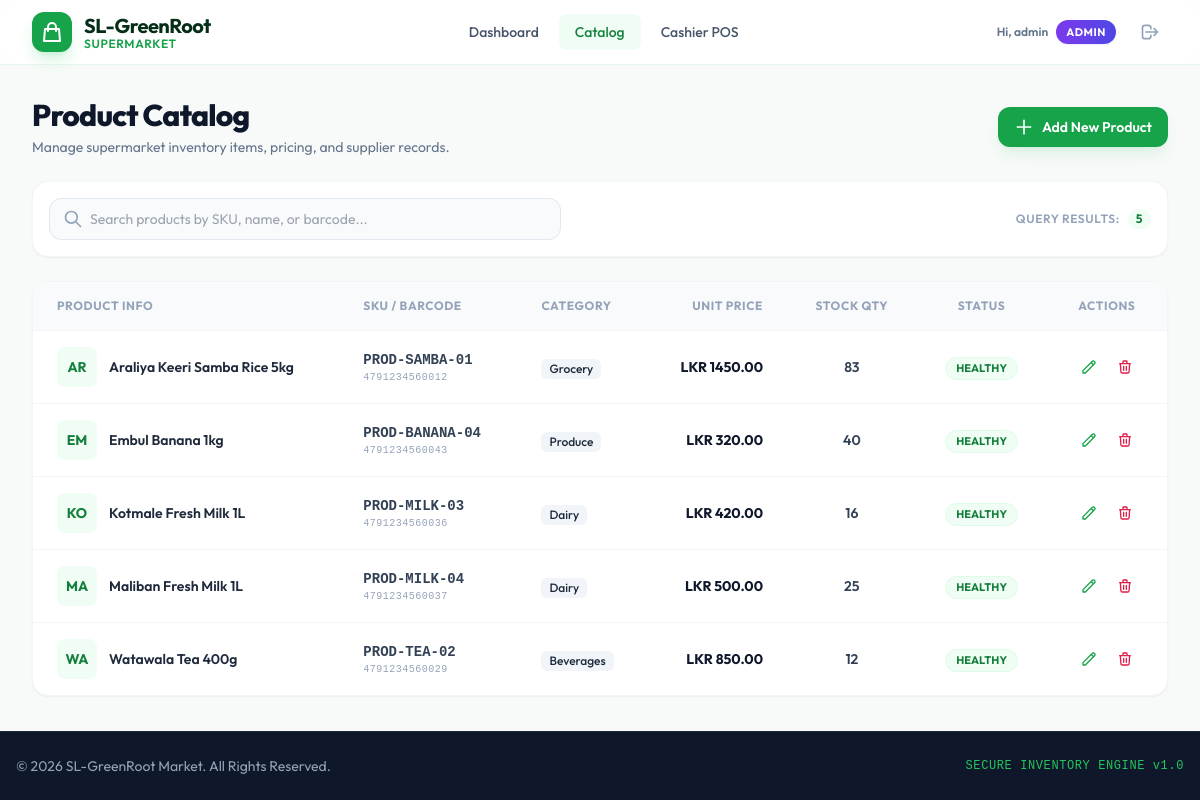
The page /products/ (signed in) on the database as committed earlier.
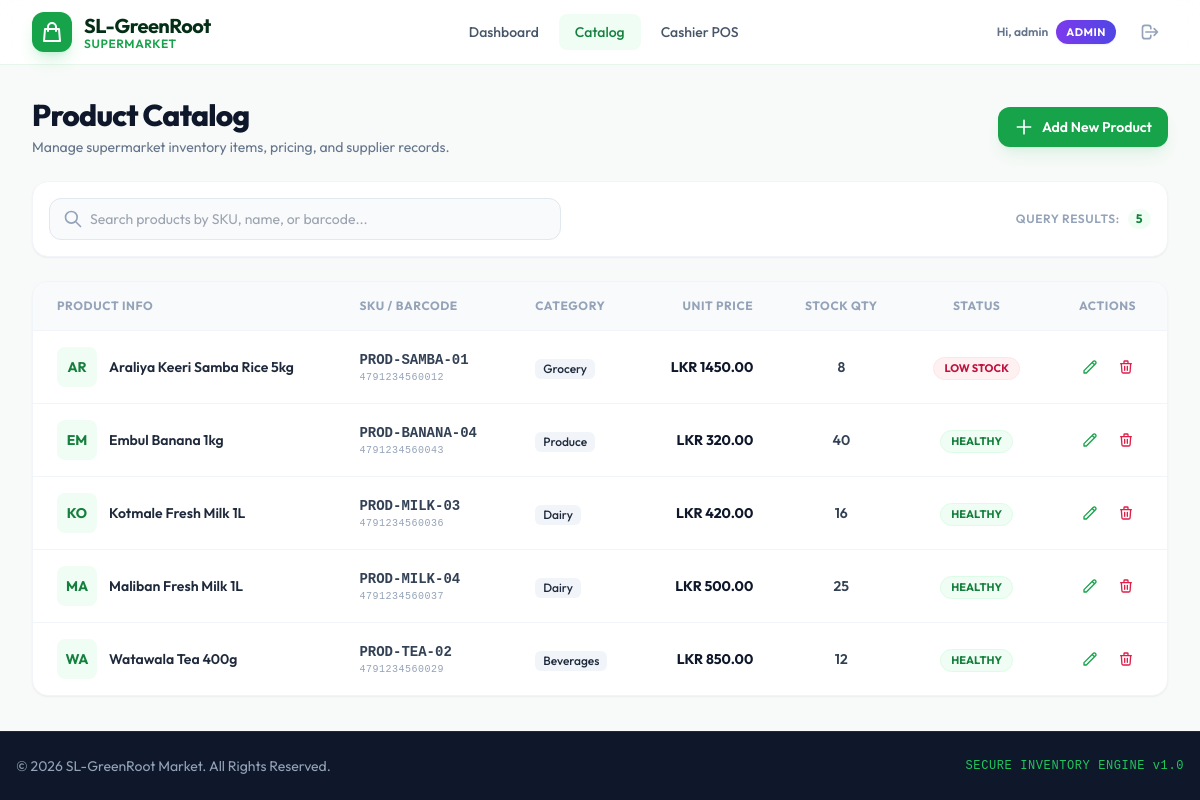
The same page on the database as committed later.
### inventory/models.py (models this page shows, shortened)
class Product(models.Model):
    sku = models.CharField(max_length=50, unique=True)
    barcode = models.CharField(max_length=100, blank=True, default='')
    name = models.CharField(max_length=200)
    category = models.ForeignKey(Category, on_delete=models.CASCADE, related_name='products')
    unit_price = models.DecimalField(max_digits=10, decimal_places=2)  # In LKR
    quantity_in_stock = models.PositiveIntegerField(default=0)
    reorder_level = models.PositiveIntegerField(default=10)
    supplier_notes_raw = models.TextField(blank=True, help_text="Enter markdown formatted supplier notes.")
    supplier_notes_html = models.TextField(blank=True, editable=False)
    image = models.ImageField(upload_to='products/', blank=True, null=True)
    def is_low_stock(self):
        return self.quantity_in_stock <= self.reorder_level

class Category(models.Model):
    name = models.CharField(max_length=100)
    slug = models.SlugField(max_length=100, unique=True, blank=True)
    class Meta:
        verbose_name_plural = "Categories"

### inventory/utils.py (the view)
    def _wrapped_view(request, *args, **kwargs):
        if not request.user.is_authenticated:
            return redirect('login')
        if (request.user.is_superuser or
            request.user.groups.filter(name__in=['Cashier', 'Manager']).exists()):
            return view_func(request, *args, **kwargs)
        raise PermissionDenied

### inventory/utils.py (called while the page is built)
def cashier_or_manager_required(view_func):
    def _wrapped_view(request, *args, **kwargs):
        if not request.user.is_authenticated:
            return redirect('login')
        if (request.user.is_superuser or
            request.user.groups.filter(name__in=['Cashier', 'Manager']).exists()):
            return view_func(request, *args, **kwargs)
        raise PermissionDenied
    return _wrapped_view

### inventory/views.py (called while the page is built)
@cashier_or_manager_required
def product_list(request):
    products = Product.objects.select_related('category').order_by('name')
    context = {
        'products': products,
    }
    return render(request, 'inventory/product_list.html', context)

### inventory/templates/inventory/product_list.html (shortened to what the changed rows need)
{% extends 'inventory/base.html' %}
{% block content %}
<div class="space-y-6">
    <div class="flex flex-col sm:flex-row sm:items-center sm:justify-between space-y-4 sm:space-y-0">
        <div>
            <h1 class="text-3xl font-extrabold text-slate-900 tracking-tight">Product Catalog</h1>
        </div>
    </div>
    <div class="bg-white rounded-2xl border border-slate-100 shadow-sm overflow-hidden">
        <div class="overflow-x-auto">
            <table class="min-w-full divide-y divide-slate-100">
                <thead class="bg-slate-50">
                    <tr>
                        <th class="px-6 py-4 text-left text-xs font-bold text-slate-400 uppercase tracking-wider">Product Info</th>
                        <th class="px-6 py-4 text-left text-xs font-bold text-slate-400 uppercase tracking-wider">SKU / Barcode</th>
                        <th class="px-6 py-4 text-left text-xs font-bold text-slate-400 uppercase tracking-wider">Category</th>
                        <th class="px-6 py-4 text-right text-xs font-bold text-slate-400 uppercase tracking-wider">Unit Price</th>
                        <th class="px-6 py-4 text-center text-xs font-bold text-slate-400 uppercase tracking-wider">Stock Qty</th>
                        <th class="px-6 py-4 text-center text-xs font-bold text-slate-400 uppercase tracking-wider">Status</th>
                        {% if user.is_superuser or user.groups.all.0.name == 'Manager' %}
                            <th class="px-6 py-4 text-center text-xs font-bold text-slate-400 uppercase tracking-wider">Actions</th>
                        {% endif %}
                    </tr>
                </thead>
                <tbody id="product-table-body" class="divide-y divide-slate-100">
                    {% for p in products %}
                        <tr class="hover:bg-slate-50/80 transition duration-150" data-id="{{ p.id }}">
                            <td class="px-6 py-4 whitespace-nowrap">
                                <div class="flex items-center space-x-3">
                                    {% if p.image %}
                                        <img class="h-10 w-10 rounded-lg object-cover ring-2 ring-slate-100" src="{{ p.image.url }}" alt="{{ p.name }}">
                                    {% else %}
                                        <div class="h-10 w-10 rounded-lg bg-emerald-50 text-emerald-700 flex items-center justify-center font-bold text-sm">
                                            {{ p.name|slice:":2"|upper }}
                                        </div>
                                    {% endif %}
                                    <div>
                                        <div class="text-sm font-semibold text-slate-800">{{ p.name }}</div>
                                    </div>
                                </div>
                            </td>
                            <td class="px-6 py-4 whitespace-nowrap">
                                <div class="text-sm font-semibold text-slate-700 font-mono">{{ p.sku }}</div>
                                {% if p.barcode %}
                                    <div class="text-[10px] text-slate-400 font-mono tracking-wider">{{ p.barcode }}</div>
                                {% endif %}
                            </td>
                            <td class="px-6 py-4 whitespace-nowrap">
                                <span class="inline-flex items-center px-2 py-0.5 rounded-md text-xs font-medium bg-slate-100 text-slate-800">
                                    {{ p.category.name }}
                                </span>
                            </td>
                            <td class="px-6 py-4 whitespace-nowrap text-right text-sm font-bold text-slate-900">
                                LKR {{ p.unit_price }}
                            </td>
                            <td class="px-6 py-4 whitespace-nowrap text-center text-sm font-semibold text-slate-700">
                                {{ p.quantity_in_stock }}
                            </td>
                            <td class="px-6 py-4 whitespace-nowrap text-center">
                                {% if p.is_low_stock %}
                                    <span class="inline-flex items-center px-2.5 py-0.5 rounded-full text-[11px] font-bold bg-rose-50 text-rose-700 border border-rose-100">
                                        LOW STOCK
                                    </span>
                                {% else %}
                                    <span class="inline-flex items-center px-2.5 py-0.5 rounded-full text-[11px] font-bold bg-emerald-50 text-emerald-700 border border-emerald-100">
                                        HEALTHY
                                    </span>
                                {% endif %}
                            </td>
                            {% if user.is_superuser or user.groups.all.0.name == 'Manager' %}
                                <td class="px-6 py-4 whitespace-nowrap text-center text-sm font-medium">
                                    <div class="flex items-center justify-center space-x-2">
                                        <a href="{% url 'product_edit' p.id %}" class="text-emerald-600 hover:text-emerald-800 hover:bg-emerald-50 p-1.5 rounded-lg transition duration-150" title="Edit Product">
                                            <svg class="h-4 w-4" fill="none" stroke="currentColor" viewBox="0 0 24 24">
                                                <path stroke-linecap="round" stroke-linejoin="round" stroke-width="2" d="M15.232 5.232l3.536 3.536m-2.036-5.036a2.5 2.5 0 113.536 3.536L6.5 21.036H3v-3.572L16.732 3.732z"/>
                                            </svg>
                                        </a>
                                        <a href="{% url 'product_delete' p.id %}" class="text-rose-600 hover:text-rose-800 hover:bg-rose-50 p-1.5 rounded-lg transition duration-150" title="Delete Product">
                                            <svg class="h-4 w-4" fill="none" stroke="currentColor" viewBox="0 0 24 24">
                                                <path stroke-linecap="round" stroke-linejoin="round" stroke-width="2" d="M19 7l-.867 12.142A2 2 0 0116.138 21H7.862a2 2 0 01-1.995-1.858L5 7m5 4v6m4-6v6m1-10V4a1 1 0 00-1-1h-4a1 1 0 00-1 1v3M4 7h16"/>
                                            </svg>
                                        </a>
                                    </div>
                                </td>
                            {% endif %}
                        </tr>
                    {% endfor %}
                </tbody>
            </table>
        </div>
    </div>
</div>
{% endblock %}

Rows that differ between the two databases and show on the page:
changed Product "AR": quantity_in_stock "83" → "8"; quantity_in_stock "HEALTHY" → "LOW STOCK"
